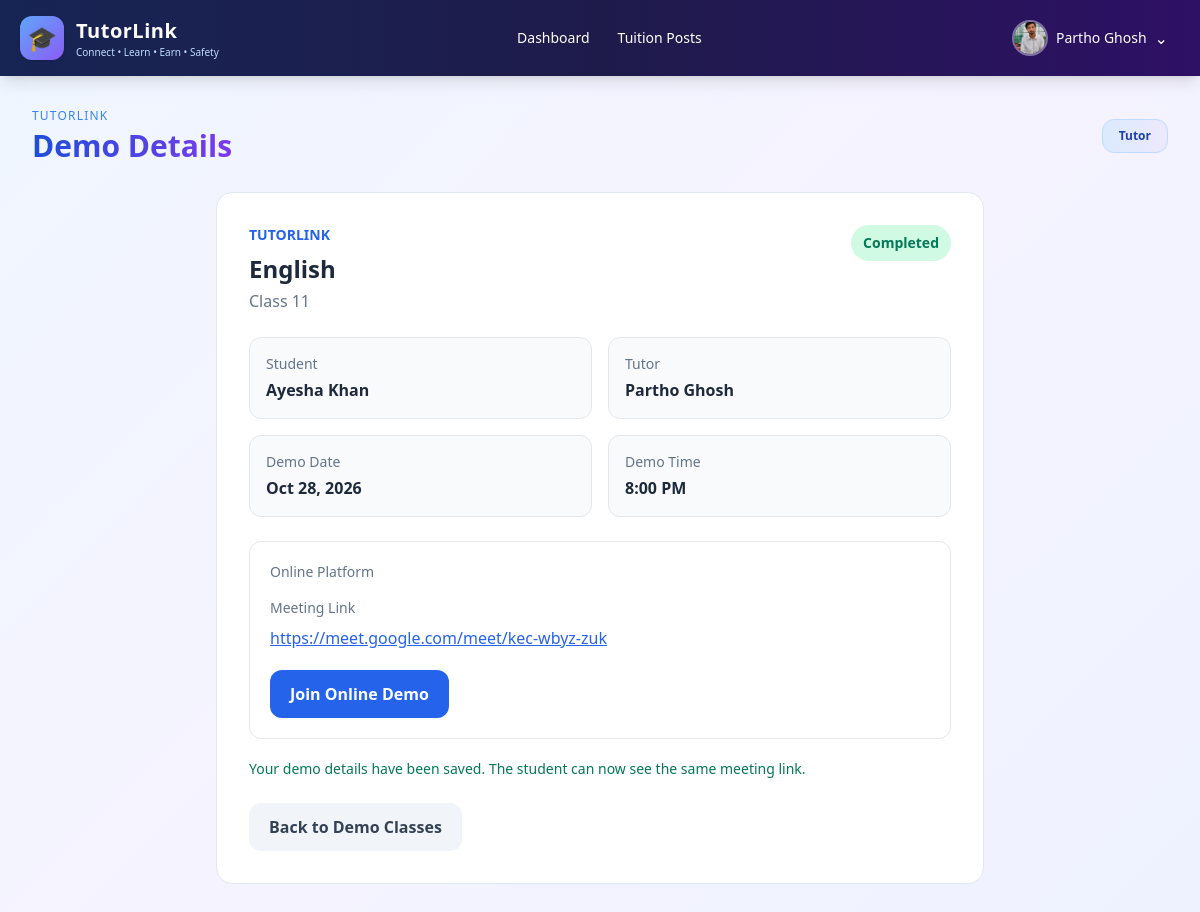
The app's page /tuitions/applications/4/demo/ (signed in) with its own data.
### accounts/models.py (models this page shows, shortened)
class User(AbstractUser):
    class Role(models.TextChoices):
        ADMIN = 'ADMIN', 'Administrator'
        TUTOR = 'TUTOR', 'Tutor'
        STUDENT = 'STUDENT', 'Student'
    role = models.CharField(max_length=10, choices=Role.choices, default=Role.STUDENT)
    phone = models.CharField(max_length=20, blank=True)
    division = models.CharField(max_length=50, blank=True)
    district = models.CharField(max_length=50, blank=True)
    area = models.CharField(max_length=100, blank=True)
    profile_picture = models.ImageField(upload_to='profiles/', blank=True, null=True)
    bio = models.TextField(blank=True)
    is_verified = models.BooleanField(default=False)
    institution = models.CharField(max_length=150, blank=True)
    academic_level = models.CharField(max_length=50, blank=True)
    monthly_budget = models.DecimalField(max_digits=10, decimal_places=2, null=True, blank=True)

### tuitions/models.py (models this page shows, shortened)
class TuitionApplication(models.Model):
    class Status(models.TextChoices):
        PENDING = "PENDING", "Pending"
        ACCEPTED = "ACCEPTED", "Accepted"
        REJECTED = "REJECTED", "Rejected"
    tuition = models.ForeignKey(
        TuitionPost,
        on_delete=models.CASCADE,
        related_name="applications",
    )
    tutor = models.ForeignKey(
        settings.AUTH_USER_MODEL,
        on_delete=models.CASCADE,
        related_name="tuition_applications",
    )
    status = models.CharField(
        max_length=10,
        choices=Status.choices,
        default=Status.PENDING,
    )
    applied_at = models.DateTimeField(auto_now_add=True)
    review_rating = models.PositiveSmallIntegerField(
        null=True,
        blank=True,
    )
    review_text = models.TextField(blank=True)
    reviewed_at = models.DateTimeField(null=True, blank=True)
    class Meta:
        ordering = ["-applied_at"]
        constraints = [
            models.UniqueConstraint(
                fields=["tuition", "tutor"],
                name="unique_tutor_application_per_tuition",
            )
        ]

class TuitionPost(models.Model):
    student = models.ForeignKey(
        settings.AUTH_USER_MODEL,
        on_delete=models.CASCADE,
    )
    target_tutor = models.ForeignKey(
        settings.AUTH_USER_MODEL,
        on_delete=models.SET_NULL,
        null=True,
        blank=True,
        related_name="targeted_tuition_posts",
    )
    subject = models.CharField(max_length=100)
    class_level = models.CharField(max_length=50)
    description = models.TextField()
    budget_min = models.PositiveIntegerField()
    budget_max = models.PositiveIntegerField()
    division = models.CharField(max_length=100)
    district = models.CharField(max_length=100)
    area = models.CharField(max_length=100)
    preferred_days = models.CharField(max_length=100)
    time_slot = models.CharField(max_length=100)
    teaching_mode = models.CharField(
        max_length=20,
        choices=[
            ("ONLINE", "Online"),
            ("OFFLINE", "Offline"),
        ],
        default="ONLINE",
    )
    image = models.ImageField(
        upload_to="tuition_posts/",
        blank=True,
        null=True,
    )
    status = models.CharField(max_length=20, default="OPEN")
    created_at = models.DateTimeField(auto_now_add=True)

### tutors/models.py (models this page shows, shortened)
class DemoClass(models.Model):
    class Status(models.TextChoices):
        REQUESTED = "REQUESTED", "Requested"
        SCHEDULED = "SCHEDULED", "Scheduled"
        COMPLETED = "COMPLETED", "Completed"
        CANCELLED = "CANCELLED", "Cancelled"
    application = models.OneToOneField(
        "tuitions.TuitionApplication",
        on_delete=models.CASCADE,
        null=True,
        blank=True,
        related_name="demo_class",
    )
    student = models.ForeignKey(
        settings.AUTH_USER_MODEL,
        on_delete=models.CASCADE,
        related_name="student_demo_classes",
    )
    tutor = models.ForeignKey(
        TutorProfile,
        on_delete=models.CASCADE,
        related_name="demo_classes",
    )
    subject = models.ForeignKey(
        Subject,
        on_delete=models.SET_NULL,
        null=True,
        blank=True,
        related_name="demo_classes",
    )
    date = models.DateField(null=True, blank=True)
    time = models.TimeField(null=True, blank=True)
    platform = models.CharField(max_length=50, blank=True)
    meeting_link = models.URLField(blank=True)
    status = models.CharField(
        max_length=20,
        choices=Status.choices,
        default=Status.REQUESTED,
    )
    created_at = models.DateTimeField(auto_now_add=True)
    updated_at = models.DateTimeField(auto_now=True)
    class Meta:
        ordering = ["-created_at"]

### tuitions/views.py (the view)
@login_required
def demo_detail(request, application_id):
    application = get_object_or_404(
        TuitionApplication.objects.select_related(
            "tuition", "tuition__student", "tutor"
        ),
        pk=application_id,
        status=TuitionApplication.Status.ACCEPTED,
    )
    allowed = (
        request.user.pk == application.tutor_id
        or request.user.pk == application.tuition.student_id
        or is_admin(request.user)
    )
    if not allowed:
        raise PermissionDenied
    return render(request, "tuitions/demo_detail.html", {
        "application": application,
        "demo": _demo_for_application(application),
        "is_tutor": is_tutor(request.user),
        "is_student": is_student(request.user),
        "is_admin": is_admin(request.user),
        "role_name": request.user.get_role_display(),
    })

### tuitions/views.py (called while the page is built, shortened)
def is_admin(user):
    return user.is_superuser or str(
        getattr(user, "role", "")
    ).upper() == "ADMIN"

def is_student(user):
    return str(getattr(user, "role", "")).upper() == "STUDENT"

def is_tutor(user):
    return str(getattr(user, "role", "")).upper() == "TUTOR"

def _demo_for_application(application):
    demo = (
        DemoClass.objects.filter(application=application)
        .select_related("tutor", "subject")
        .first()
    )
    if demo:
        return demo

### templates/tuitions/demo_detail.html (shortened to what this page needs)
{% extends 'accounts/dashboards/base_dashboard.html' %}
{% block content %}
<div class="max-w-3xl mx-auto bg-white border border-slate-200 rounded-2xl p-6 md:p-8">
    {% if demo %}
        <div class="flex flex-wrap items-start justify-between gap-4">
            <div>
                <p class="text-sm text-blue-600 font-semibold">TUTORLINK</p>
                <h2 class="text-2xl font-bold text-slate-800 mt-2">
                    {{ application.tuition.subject }}
                </h2>
                <p class="text-slate-500 mt-1">
                    Class {{ application.tuition.class_level }}
                </p>
            </div>
            <span class="px-3 py-2 rounded-full bg-emerald-100 text-emerald-700 text-sm font-semibold">
                {{ demo.get_status_display }}
            </span>
        </div>
        <div class="mt-6 grid sm:grid-cols-2 gap-4">
            <div class="rounded-xl bg-slate-50 border p-4">
                <p class="text-sm text-slate-500">Student</p>
                <p class="font-semibold mt-1">
                    {{ application.tuition.student.get_full_name|default:application.tuition.student.username }}
                </p>
            </div>
            <div class="rounded-xl bg-slate-50 border p-4">
                <p class="text-sm text-slate-500">Tutor</p>
                <p class="font-semibold mt-1">
                    {{ application.tutor.get_full_name|default:application.tutor.username }}
                </p>
            </div>
            <div class="rounded-xl bg-slate-50 border p-4">
                <p class="text-sm text-slate-500">Demo Date</p>
                <p class="font-semibold mt-1">
                    {{ demo.date|date:"M d, Y" }}
                </p>
            </div>
            <div class="rounded-xl bg-slate-50 border p-4">
                <p class="text-sm text-slate-500">Demo Time</p>
                <p class="font-semibold mt-1">
                    {{ demo.time|time:"g:i A" }}
                </p>
            </div>
        </div>
        <div class="mt-6 rounded-xl border p-5">
            <p class="text-sm text-slate-500">Online Platform</p>
            <p class="text-sm text-slate-500 mt-4">Meeting Link</p>
            <a href="{{ demo.meeting_link }}"
               target="_blank"
               rel="noopener noreferrer"
               class="block mt-2 text-blue-600 underline break-all">
                {{ demo.meeting_link }}
            </a>
            <a href="{{ demo.meeting_link }}"
               target="_blank"
               rel="noopener noreferrer"
               class="inline-block mt-5 px-5 py-3 rounded-xl bg-blue-600 text-white font-semibold hover:bg-blue-700">
                Join Online Demo
            </a>
        </div>
        {% if is_tutor %}
            <p class="mt-5 text-sm text-emerald-700">
                Your demo details have been saved. The student can now see the same meeting link.
            </p>
        {% endif %}
    {% endif %}
    <a href="{% url 'tuitions:demo_classes' %}"
       class="inline-block mt-6 px-5 py-3 rounded-xl bg-slate-100 text-slate-700 font-semibold">
        Back to Demo Classes
    </a>
</div>
{% endblock %}

### templates/accounts/dashboards/base_dashboard.html (shortened to what this page needs)
<!DOCTYPE html>
<html lang="en">
<head>
    <script src="https://cdn.tailwindcss.com"></script>
</head>
<body class="min-h-screen text-slate-800">
    <nav class="bg-gradient-to-r from-blue-950 via-indigo-950 to-violet-950 text-white shadow-lg">
        <div class="max-w-7xl mx-auto px-5">
            <div class="flex flex-wrap items-center justify-between gap-4 min-h-[76px]">
                <a href="{% url 'role_dashboard' %}"
                   class="flex items-center gap-3 shrink-0">
                    <div class="w-11 h-11 rounded-xl bg-gradient-to-br from-blue-400 to-violet-500 flex items-center justify-center text-2xl shadow">
                        🎓
                    </div>
                    <div>
                        <div class="font-bold text-xl tracking-wide">TutorLink</div>
                        <div class="text-[10px] text-blue-200">
                            Connect • Learn • Earn • Safety
                        </div>
                    </div>
                </a>
                <div class="flex flex-wrap items-center gap-1 text-sm font-medium">
                    <a href="{% url 'role_dashboard' %}"
                       class="px-3 py-2 rounded-lg hover:bg-white/10 transition">
                        Dashboard
                    </a>
                    <a href="{% url 'tuitions:post_list' %}"
                       class="px-3 py-2 rounded-lg hover:bg-white/10 transition">
                        Tuition Posts
                    </a>
                </div>
                <div class="relative shrink-0" id="profileDropdown">
                    <button type="button"
                            id="profileButton"
                            aria-expanded="false"
                            aria-controls="profileMenu"
                            class="flex items-center gap-2 px-3 py-2 rounded-xl hover:bg-white/10 transition">
                        {% if user.profile_picture %}
                            <img src="{{ user.profile_picture.url }}"
                                 alt="Profile picture"
                                 class="w-9 h-9 rounded-full object-cover border-2 border-white/40">
                        {% else %}
                            <div class="w-9 h-9 rounded-full bg-gradient-to-br from-blue-400 to-violet-500 flex items-center justify-center font-bold">
                                {{ user.username|first|upper }}
                            </div>
                        {% endif %}
                        <span class="text-sm font-medium max-w-[150px] truncate">
                            {{ user.get_full_name|default:user.username }}
                        </span>
                        <span id="profileArrow" aria-hidden="true">⌄</span>
                    </button>
                </div>
            </div>
        </div>
    </nav>
    <main class="p-5 md:p-8">
        <div class="max-w-7xl mx-auto">
            <div class="flex flex-wrap items-center justify-between gap-4 mb-7">
                <div>
                    <div class="text-xs text-blue-500 uppercase tracking-widest mb-1">
                        TutorLink
                    </div>
                    <h1 class="text-3xl font-bold gradient-heading">
                    </h1>
                </div>
                <div class="px-4 py-2 bg-gradient-to-r from-blue-100 to-violet-100 rounded-xl border border-blue-200 text-xs font-bold text-blue-800">
                    {{ role_name }}
                </div>
            </div>
            {% block content %}{% endblock %}
        </div>
    </main>
</body>
</html>

### templates/accounts/dashboards/base_dashboard.html (style rules this page uses)
body { background: linear-gradient(135deg, #eff6ff, #f5f3ff, #eef2ff); min-height: 100vh; }
.gradient-heading { background: linear-gradient(90deg, #1d4ed8, #7c3aed); -webkit-background-clip: text; background-clip: text; color: transparent; }

### records on screen
User: profile_picture (picture), get_full_name "Partho Ghosh", role "Tutor"
TuitionApplication: tuition.subject "English", tuition.class_level "11", tuition.student.get_full_name "Ayesha Khan", tutor.get_full_name "Partho Ghosh"
DemoClass: status "Completed", date "Oct 28, 2026", time "8:00 PM", meeting_link "https://meet.google.com/meet/kec-wbyz-zuk"
